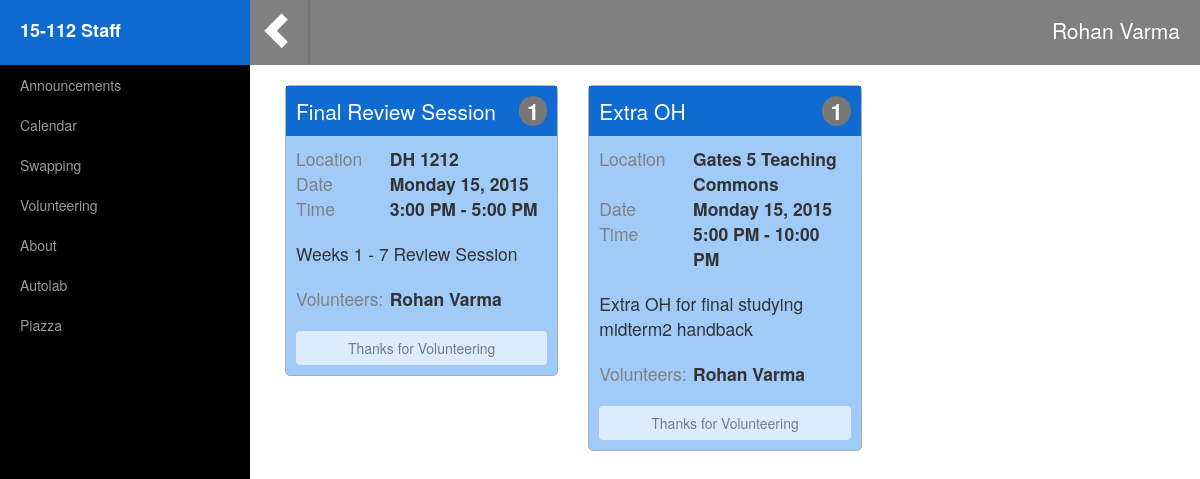
Screenshot of /volunteering (signed in) with the database file from the repository.
### main/models.py (models this page shows)
class Event(models.Model):
  creator = models.ForeignKey('CAdata', related_name="created_events", blank=True, null=True)
  name = models.CharField(max_length=100)
  description = models.TextField(default="")
  start_date = models.DateTimeField(blank=True, null=True)
  end_date = models.DateTimeField(blank=True, null=True)
  event_type = models.CharField(max_length=100)
  volunteers_needed = models.BooleanField(default=False)
  num_volunteers_needed = models.IntegerField(default=0)
  location = models.CharField(max_length=200, default="")

class CAdata(models.Model):
  user = models.OneToOneField(settings.AUTH_USER_MODEL, related_name="cadata")
  name = models.CharField(max_length=50)
  andrewID = models.CharField(max_length=50)
  isCA = models.BooleanField(default=False)
  recitation = models.ForeignKey(Recitation, null=True, blank=True, related_name="leaders")
  events = models.ManyToManyField(Event, related_name="attendees")
  office_hours = models.ManyToManyField(OfficeHour, related_name="cas")
  num_semesters = models.IntegerField(default=0)

### main/views.py (the view)
# urls.py: url(r'^volunteering$', VolunteerView.as_view()),
class VolunteerView(View):
  def get(self, request):
    events = Event.objects.filter(num_volunteers_needed__gt=0, start_date__gt=date.today())
    data = []
    for event in events:
      event_data = get_event_data(request, event)
      data.append(event_data)
    return render(request, 'volunteer.html', {"events": data})

### main/views.py (called while the page is built)
def getTime(h, m):
  ampm = "AM" if h < 12 else "PM"
  h = h if h < 13 else h % 12
  if m == 0:
      return "%d:00 %s" % (h, ampm)
  else:
      return "%d:%d %s" % (h, m, ampm)

def getDateStats(dt):
  if "T" in dt:
    date, time = dt.split("T")
  else:
    date, time = dt.split(" ")
  time = time.split(".")[0]
  yr, m, d = map(int, date.split("-"))
  h, minute, s = map(int, map(float, time.split(":")))
  return (yr, m , d, h, minute)

### main/templates/volunteer.html
{% extends 'base.html' %}
{% load staticfiles %}
{% block css %}
  <link href="{% static 'css/volunteer.css' %}" rel="stylesheet">
{% endblock %}
{% block body %}
  <div class="row">
    {% for event in events %}
      <div class="col-md-4 col-lg-3, col-sm-6 col-xs-12">
        <div class="event-area">
          <div class="event-name">
            {{ event.name }} <span class="badge num-volunteers-badge">{{ event.num_volunteers_needed }}</span>
          </div>
          <div class="event-information">
            <div class="event-location">
              <div class="row">
                <div class="col-md-4">
                  <span class="grey-text">Location</span>
                </div>
                <div class="col-md-8">
                  <span class="bold-text">{{ event.location }}</span>
                </div>
              </div>
            </div>
            <div class="event-time">
              <div class="row">
                <div class="col-md-4">
                  <span class="grey-text">Date</span>
                </div>
                <div class="col-md-8">
                  <span class="bold-text">{{ event.start_date.day }} {{ event.start_date.date }}, {{ event.start_date.year }}</span>
                </div>
              </div>
            </div>
            <div class="event-time">
              <div class="row">
                <div class="col-md-4">
                  <span class="grey-text">Time</span>
                </div>
                <div class="col-md-8">
                  <span class="bold-text">{{ event.start_date.time }} - {{ event.end_date.time }}</span>
                </div>
              </div>
            </div>
            <div class="event-description">
              {{ event.description }}
            </div>
            <div class="event-location">
              <div class="row">
                <div class="col-md-4">
                  <span class="grey-text">Volunteers:</span>
                </div>
                <div class="col-md-8">
                  {% if event.attendees %}
                    <span class="bold-text">{% for name in event.attendees %}{{ name }} {% endfor %}</span>
                  {% else %}
                    <span class="bold-text">None</span>
                  {% endif %}
                </div>
              </div>
            </div>
            {% if event.is_volunteering == False %}
              <form action="/volunteerevent" method="POST" style="margin-bottom:0px;">
                {% csrf_token %}
                <input type="hidden" name="event_id" value="{{ event.id }}">
                <button style="margin-top: 20px;" class="form-control btn">Volunteer!</button>
              </form>
            {% else %}
              <button style="margin-top: 20px;" class="form-control btn disabled">Thanks for Volunteering</button>
            {% endif %}
          </div>
        </div>
      </div>
    {% endfor %}
  </div>
{% endblock %}

### main/templates/base.html (shortened to what this page needs)
<html>
  {% load staticfiles %}
  <head>
    <link href="{% static 'css/bootstrap.min.css' %}" rel="stylesheet">
    <link href="{% static 'css/simple-sidebar.css' %}" rel="stylesheet">
    <link href="{% static 'css/datepicker.css' %}" rel="stylesheet">
    <link href="{% static 'css/timepicker.min.css' %}" rel="stylesheet">
    <link rel="stylesheet" href="//maxcdn.bootstrapcdn.com/font-awesome/4.3.0/css/font-awesome.min.css">
    <link href="{% static 'css/base.css' %}" rel="stylesheet">
    {% block css %}{% endblock %}
  </head>
  <body>
    <div id="wrapper">
        <div id="sidebar-wrapper">
            <ul class="sidebar-nav">
                <li class="sidebar-brand">
                    <a href="/">
                        15-112 Staff
                    </a>
                </li>
                <li>
                    <a href="#">Announcements</a>
                </li>
                <li>
                    <a href="/calendar">Calendar</a>
                </li>
                <li>
                    <a href="#">Swapping</a>
                </li>
                <li>
                    <a href="/volunteering">Volunteering</a>
                </li>
                <li>
                    <a href="#">About</a>
                </li>
                <li>
                    <a href="/autolab">Autolab</a>
                </li>
                <li>
                    <a href="/piazza">Piazza</a>
                </li>
            </ul>
        </div>
        <div id="page-content-wrapper">
            <div id="header">
              <div id="menu-toggle">
                <span class="arrow glyphicon glyphicon-chevron-left" aria-hidden="true"></span>
              </div>
              <div class="leftnav-header">
                {{ user.first_name }} {{ user.last_name }}
              </div>
            </div>
            <div class="container-fluid main-content">
              <div class="row">
                <div class="col-md-12">
                  {% block body %}{% endblock %}
                </div>
              </div>
            </div>
        </div>
    </div>
  </body>
</html>

### static/css/simple-sidebar.css (style rules this page uses)
#wrapper { padding-left: 0; -webkit-transition: all 0.5s ease; -moz-transition: all 0.5s ease; -o-transition: all 0.5s ease; transition: all 0.5s ease; }
#sidebar-wrapper { z-index: 1000; position: fixed; left: 250px; width: 0; height: 100%; margin-left: -250px; overflow-y: auto; background: #000; -webkit-transition: all 0.5s ease; -moz-transition: all 0.5s ease; -o-transition: all 0.5s ease; transition: all 0.5s ease; }
#page-content-wrapper { width: 100%; position: absolute; padding: 15px; }
.sidebar-nav { position: absolute; top: 0; width: 250px; margin: 0; padding: 0; list-style: none; }
.sidebar-nav li { text-indent: 20px; line-height: 40px; }
.sidebar-nav li a { display: block; text-decoration: none; color: #999999; }
.sidebar-nav > .sidebar-brand { height: 65px; font-size: 18px; line-height: 60px; }
.sidebar-nav > .sidebar-brand a { color: #999999; }
@media (min-width:768px) { #wrapper { padding-left: 250px; } }
@media (min-width:768px) { #sidebar-wrapper { width: 250px; } }
@media (min-width:768px) { #page-content-wrapper { padding: 20px; position: relative; } }

### static/css/base.css (style rules this page uses)
.grey-text { color: #808080; }
.bold-text { font-weight: 800; }
.sidebar-brand { background-color: #0F6BD2; }
.sidebar-brand a { color: white !important; font-weight: 800; }
#header { height: 65px; background-color: gray; color: white; margin-top: -20px; margin-left: -20px; margin-right: -20px; line-height: 60px; }
#menu-toggle { width: 60px; float: left; font-size: 270%; text-align: center; height: 100%; padding-top: 10px; border-right-style: solid; border-right-color: #777; border-right-width: 2px; }
.leftnav-header { float: right; font-weight: 100; padding-right: 20px; font-size: 150%; height: 100%; padding-left: 20px; color: white !important; }
.main-content { padding-top: 20px; }

### main/static/css/volunteer.css (style rules this page uses)
.event-area { background-color: #a0caf8; border-width: 1.5px; border-style: solid; border-color: #b0b0b0; border-radius: 5px; }
.event-name { background-color: #0f6bd2; color: white; font-size: 150%; padding: 10px; }
.event-information { padding: 10px; font-size: 125%; }
.event-description { margin-top: 20px; margin-bottom: 20px; }
.num-volunteers-badge { float: right; font-size: 105%; padding: 4px 8px; border-radius: 20px; }

### rows the page displays
Event: name "Final Review Session", num_volunteers_needed "1", location "DH 1212", start_date.day "Monday", start_date "15", start_date.year "2015", start_date.time "3:00 PM", end_date.time "5:00 PM", description "Weeks 1 - 7 Review Session"
CAdata: attendees "Rohan Varma" "Rohan Varma"
Event: name "Extra OH", num_volunteers_needed "1", location "Gates 5 Teaching Commons", start_date.day "Monday", start_date "15", start_date.year "2015", start_date.time "5:00 PM", end_date.time "10:00 PM", description "Extra OH for final studying midterm2 handback"

### other values shown
{{ user.first_name }} "Rohan"
{{ user.last_name }} "Varma"
